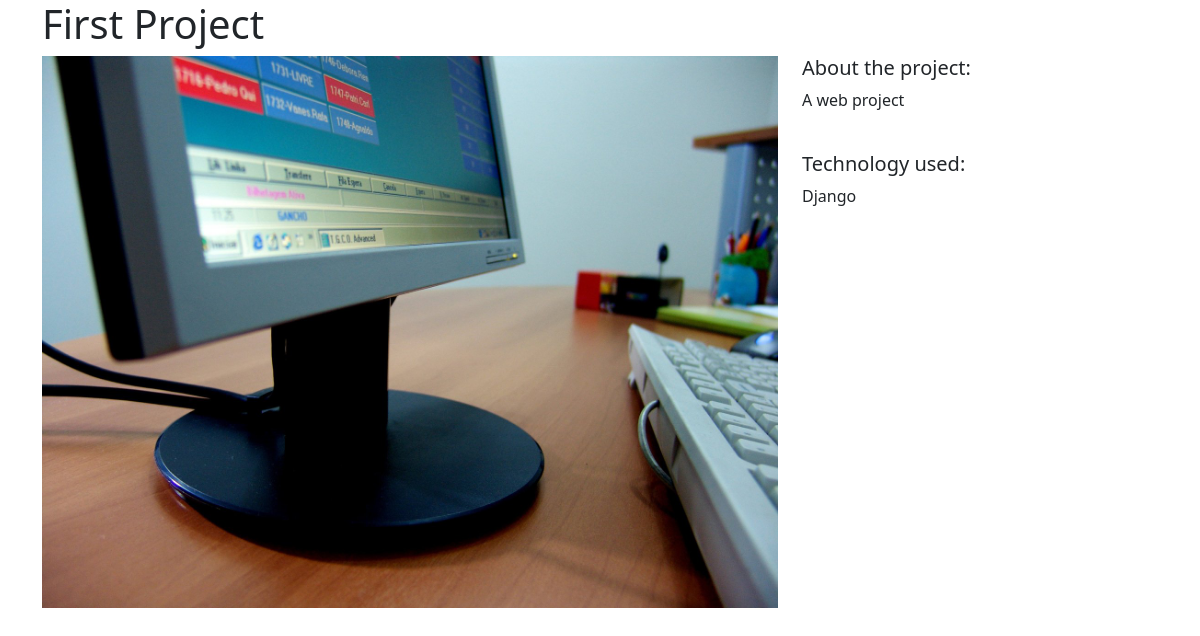
/projects/1/, run on the app's committed database.
### projects/models.py (models this page shows)
class Project(models.Model):
    title = models.CharField(max_length=100)
    description = models.TextField()
    technology = models.CharField(max_length=20)
    image = models.FileField(upload_to="project_images/", blank=True)

### projects/views.py (the view)
# urls.py: path("<int:pk>/", views.project_detail, name="project_detail"),
def project_detail(request, pk):
    project = Project.objects.get(pk=pk)
    context = {
        "project": project
    }
    return render(request, "projects/project_detail.html", context)

### projects/templates/projects/project_detail.html
{% extends "base.html" %}
{% block page_content %}
<h1>{{ project.title }}</h1>
<div class="row">
    <div class="col-md-8">
        {% if project.image %}
            <img src="{{ project.image.url }}" width="100%">
        {% endif %}
    </div>
    <div class="col-md-4">
        <h5>About the project:</h5>
        <p>{{ project.description }}</p>
        <br>
        <h5>Technology used:</h5>
        <p>{{ project.technology }}</p>
    </div>
</div>
{% endblock page_content %}

### data on the page
Project: image (picture), description "A web project", technology "Django"
